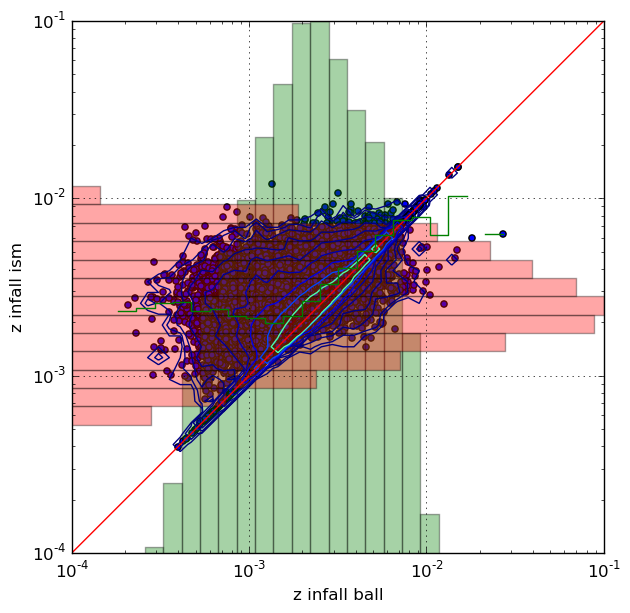

Source code (Python):
import pygad as pg
import matplotlib.pyplot as plt
import numpy as np
from scipy import stats
import utils
import matplotlib.cm as cm
import matplotlib.mlab as mlab

filename = __file__

su, hu, gu = pg.prepare_zoom('/ptmp/mpa/naab/REFINED/M0977/SF_X/4x-2phase/out/snap_M0977_4x_470', gas_trace='/u/mihac/data/M0977/4x-2phase/gastrace_ism', star_form=None)
sb, hb, gb = pg.prepare_zoom('/ptmp/mpa/naab/REFINED/M0977/SF_X/4x-2phase/out/snap_M0977_4x_470', gas_trace='/u/mihac/data/M0977/4x-2phase/gastrace_ball', star_form=None)

ball_IDs = set(sb.gas['ID'][sb.gas['num_recycled'] > -1])
disk_IDs = set(su.gas['ID'][su.gas['num_recycled'] > -1])
ID_overlapp = ball_IDs.intersection(disk_IDs)
overlapp_mask = pg.IDMask(list(ID_overlapp))
tracked_ball = sb[overlapp_mask]
tracked_disk = su[overlapp_mask]

halo_z = tracked_ball.gas['metals_at_infall'] / tracked_ball.gas['mass_at_infall'] 
disk_z = tracked_disk.gas['metals_at_infall'] / tracked_disk.gas['mass_at_infall'] 

# halo_z[:,0]
halo_z_1st_infall = [x[0] for x in halo_z]
disk_z_1st_infall = [x[0] for x in disk_z]

count_h, edges_h, count = stats.binned_statistic(halo_z_1st_infall, range(len(halo_z_1st_infall)), statistic='count', bins=np.logspace(-4, -1, 30))
normalisation = .1/float(max(count_h))
count_h = np.array(count_h).astype(float) * normalisation 
count_d, edges_d, count = stats.binned_statistic(disk_z_1st_infall, range(len(halo_z_1st_infall)), statistic='count', bins=np.logspace(-4, -1, 30))
normalisation = .1/float(max(count_d))
count_d = np.array(count_d).astype(float) * normalisation 

disk_infall_avg, edges_h, count = stats.binned_statistic(halo_z_1st_infall, disk_z_1st_infall, statistic='mean', bins=np.logspace(-4, -1, 30))
# count_h = list(count_h)
# count_d = list(count_d)
# count_h.insert(0, count_h[0])
# count_d.insert(0, count_d[0])

n = 50
x = np.logspace(-4, -1, n)
y = np.logspace(-4, -1, n)
X, Y = np.meshgrid(x[:-1], y[:-1])
Z = np.histogram2d(disk_z_1st_infall, halo_z_1st_infall, bins=np.logspace(-4, -1, n))[0]

fig, ax = plt.subplots(1)
plt.tight_layout()
ax.set_aspect('equal', adjustable='box')
ax.grid(True)
ax.scatter(halo_z_1st_infall, disk_z_1st_infall)
ax.set_xlabel('z infall ball')
ax.set_ylabel('z infall ism')
ax.set_xlim((1e-4, 1e-1))
ax.set_ylim((1e-4, 1e-1))
ax.set_xscale('log')
ax.set_yscale('log')
ax.plot([0, 1e10], [0, 1e10], c='r')
ax.bar(edges_h[:-1], count_h, width=np.diff(edges_h), log=True, alpha=.35, color='g')
ax.barh(edges_d[:-1], count_d, height=np.diff(edges_d), log=True, alpha=.35, color='r')
cont = ax.contour(X, Y, Z, np.logspace(0, 3.2, 10))
ax.step(edges_h[:-1], disk_infall_avg, where='mid')
print edges_d[np.argmax(count_d)], edges_h[np.argmax(count_h)]

plt.savefig(filename.split("/")[-1][:-3] + ".png", bbox_inches='tight')
